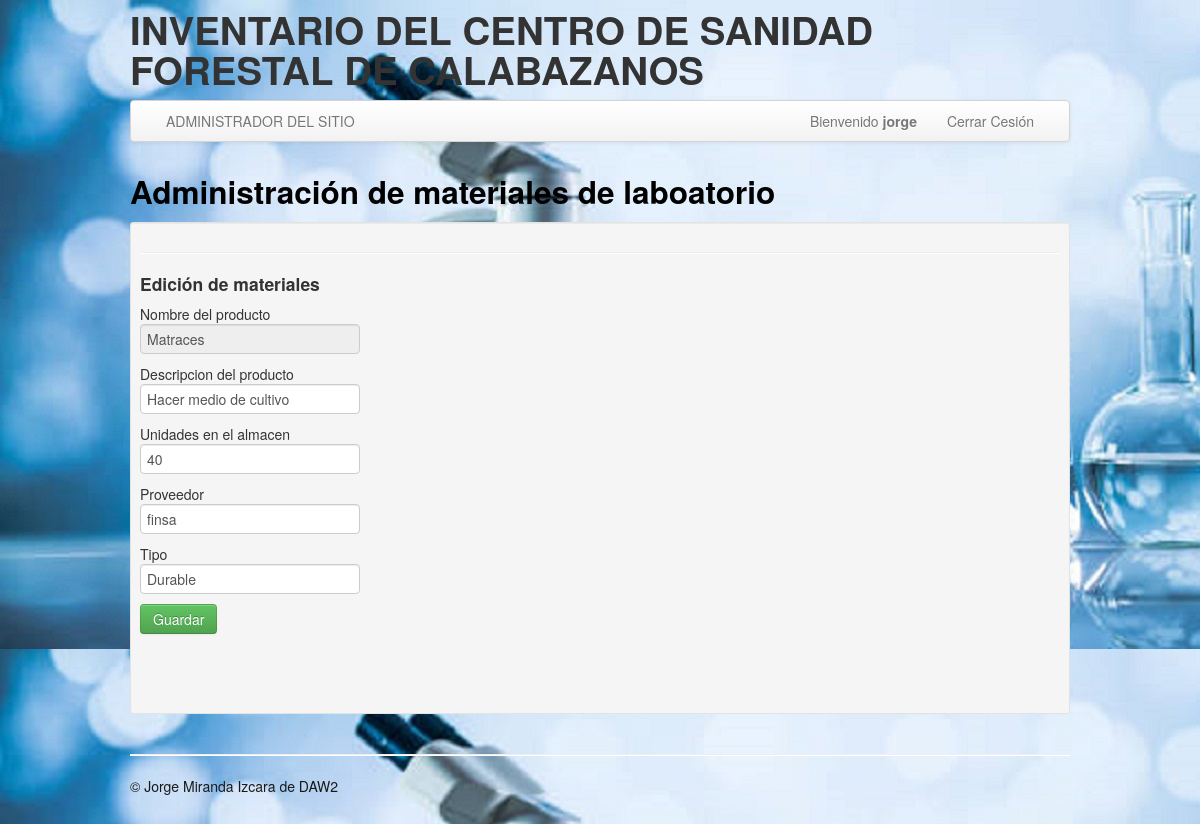
Screenshot of /administrador/actualizarLaboratorio.php?id=1 (signed in) with the database file from the repository.
### tables this page shows
CREATE TABLE `material_laboratorio` (
  `idLab` int NOT NULL AUTO_INCREMENT,
  `nombreLab` varchar(45) NOT NULL,
  `descripcionLab` varchar(45) NOT NULL,
  `unidades` int NOT NULL,
  `proveedor` varchar(45) NOT NULL,
  `tipo` varchar(45) NOT NULL,
  PRIMARY KEY (`idLab`),
  UNIQUE KEY `idLab_UNIQUE` (`idLab`)
);

### administrador/actualizarLaboratorio.php (the view, shortened to what this page needs)
<!DOCTYPE html>
<html lang="en">
<head>
	<link href="../bootstrap/css/bootstrap.min.css" rel="stylesheet" />
</head>
<body data-offset="40" background="../images/laboratorioimg.jpg" style="background-attachment: fixed">
	<div class="container">
		<header class="header">
			<div class="row">
				<?php
				include("../include/cabecera.php");
				?>
			</div>
		</header>
		<?php
		include("../include/menuAdmin.php");
		?>
		<div class="row">
			<div class="span12">
				<div class="caption">
					<h2> Administración de materiales de laboatorio</h2>
					<div class="well well-small">
						<hr class="soft" />
						<h4>Edición de materiales</h4>
						<div class="row-fluid">
							<?php
							extract($_GET);
							require("../connect_db.php");
							$sql = "SELECT * FROM material_laboratorio WHERE idLab=$id";
							$ressql = mysqli_query($mysqli, $sql);
							while ($row = mysqli_fetch_row($ressql)) {
								$nombre = $row[1];
								$descripcion = $row[2];
								$unidades = $row[3];
								$proveedor = $row[4];
								$tipo = $row[5];
							}
							?>
							<form action="ejecutaactualLaboratorio.php" method="post">
								Nombre del producto <br><input type="text" name="nombre" value="<?php echo $nombre ?>" readonly="readonly"><br>
								Descripcion del producto<br> <input type="text" name="descripcion" value="<?php echo $descripcion ?>"><br>
								Unidades en el almacen<br> <input type="text" name="unidades" value="<?php echo $unidades ?>"><br>
								Proveedor<br> <input type="text" name="proveedor" value="<?php echo $proveedor ?>"><br>
								Tipo<br> <input type="text" name="tipo" value="<?php echo $tipo ?>">
								<br>
								<input type="submit" value="Guardar" class="btn btn-success btn-primary">
							</form>
							<div class="span8">
							</div>
						</div>
						<br />
					</div>
				</div>
			</div>
		</div>
		<?php
		include("../include/pie.php");
		?>
	</div>
</body>
</html>

### include/miestilo.php (style rules this page uses)
h2 { color: black; }

### rows the page displays
material_laboratorio: nombre "Matraces", descripcion "Hacer medio de cultivo", unidades "40", proveedor "finsa", tipo "Durable"

### other values shown
$_SESSION['user'] "jorge"
